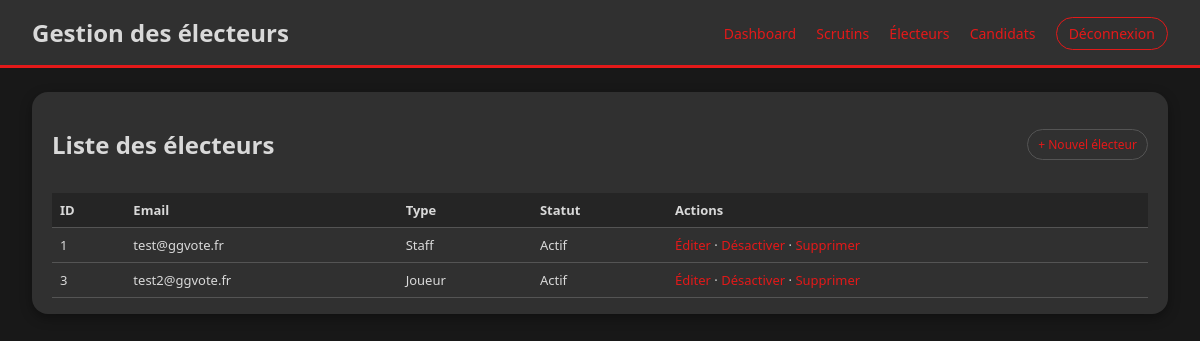
The app's page /admin/electeurs.php (signed in), older data.
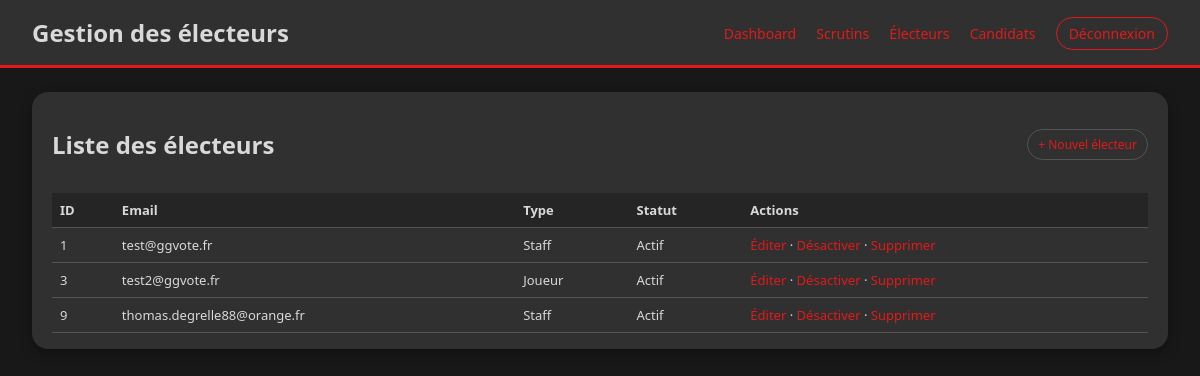
The same page, newer data.
### tables this page shows
CREATE TABLE IF NOT EXISTS `electeur` (
  `idelecteur` int NOT NULL AUTO_INCREMENT,
  `email` varchar(70) NOT NULL,
  `mot_de_passe` varchar(255) NOT NULL,
  `type` varchar(70) NOT NULL,
  `idadmin` int DEFAULT NULL,
  `actif` tinyint(1) NOT NULL DEFAULT '0',
  PRIMARY KEY (`idelecteur`),
  KEY `fk_electeur_admin` (`idadmin`)
);

### admin/electeurs.php (the view, shortened to what this page needs)
<?php
$connexion = dbconnect();
$sql = "SELECT * FROM electeur ORDER BY idelecteur ASC";
$stmt = $connexion->query($sql);
$electeurs = $stmt->fetchAll(PDO::FETCH_ASSOC);
?>
<!DOCTYPE html>
<html lang="fr">
<head>
    <link rel="stylesheet" href="admin.css">
</head>
<body>
<header class="admin-header">
    <h1>Gestion des électeurs</h1>
    <nav>
        <a href="index.php">Dashboard</a>
        <a href="scrutins.php">Scrutins</a>
        <a href="electeurs.php">Électeurs</a>
        <a href="candidats.php">Candidats</a>
        <a href="../index.php?disconnect=1" class="btn-logout">Déconnexion</a>
    </nav>
</header>
<main class="admin-main">
    <section class="panel">
        <div class="panel-header">
            <h2>Liste des électeurs</h2>
            <a href="electeur_form.php" class="btn-small">+ Nouvel électeur</a>
        </div>
        <?php if (count($electeurs) === 0): ?>
            <p>Aucun électeur pour le moment.</p>
        <?php else: ?>
            <table class="table-scrutins">
                <thead>
                    <tr>
                        <th>ID</th>
                        <th>Email</th>
                        <th>Type</th>
                        <th>Statut</th>
                        <th>Actions</th>
                    </tr>
                </thead>
                <tbody>
                <?php foreach ($electeurs as $e): ?>
                    <tr>
                        <td><?= (int)$e['idelecteur'] ?></td>
                        <td><?= htmlspecialchars($e['email']) ?></td>
                        <td><?= htmlspecialchars($e['type']) ?></td>
                        <td>
                            <?php
                                $actif  = isset($e['actif']) ? (int)$e['actif'] : 1;
                                $adminCreator = $e['idadmin'] ?? null;
                                if ($actif) {
                                    echo "Actif";
                                } else {
                                    if ($adminCreator === null) {
                                        echo "En attente de validation";
                                    } else {
                                        echo "Désactivé";
                                     }
                                }
                            ?>
                        </td>
                        <td>
                            <a href="electeur_form.php?id=<?= $e['idelecteur'] ?>">Éditer</a> ·
                            <?php if ($actif): ?>
                                <a href="electeur_action.php?id=<?= $e['idelecteur'] ?>&action=desactiver">
                                    Désactiver
                                </a> ·
                            <?php else: ?>
                                <a href="electeur_action.php?id=<?= $e['idelecteur'] ?>&action=activer">
                                    Activer
                                </a> ·
                            <?php endif; ?>
                            <a href="electeur_action.php?id=<?= $e['idelecteur'] ?>&action=supprimer"
                               onclick="return confirm('Supprimer définitivement cet électeur ?');">
                                Supprimer
                            </a>
                        </td>
                    </tr>
                <?php endforeach; ?>
                </tbody>
            </table>
        <?php endif; ?>
    </section>
</main>
</body>
</html>

Row changes from the older to the newer data that the page shows:
added electeur: idelecteur "9", email "thomas.degrelle88@orange.fr", type "Staff", actif "Actif"
